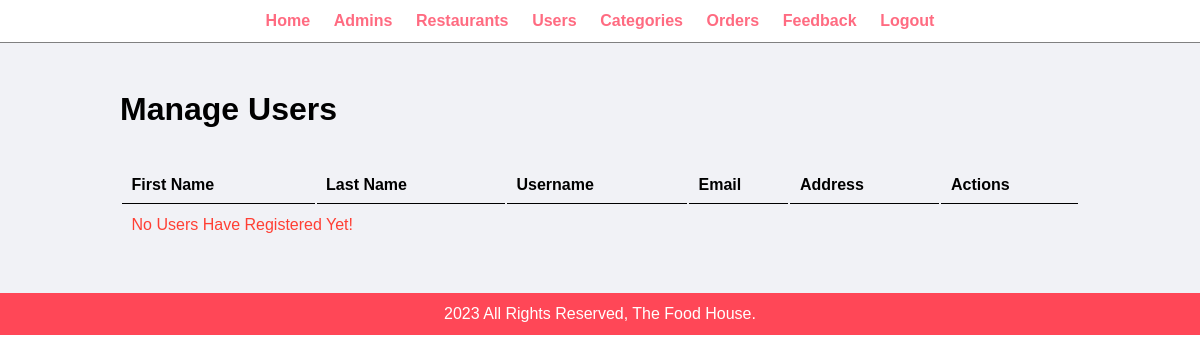
The app's page /admin/manage-users.php (signed in), older data.
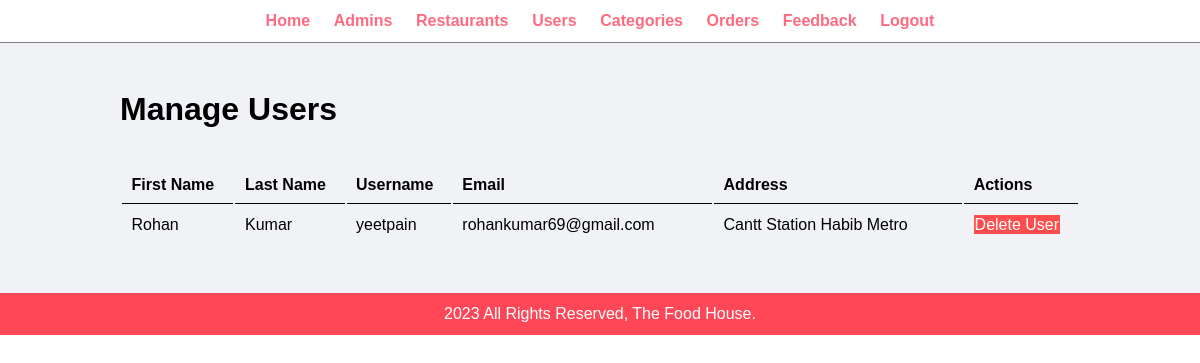
The same page, newer data.
### tables this page shows
CREATE TABLE `tbl_users` (
  `user_id` int(10) UNSIGNED NOT NULL,
  `F_Name` varchar(100) NOT NULL,
  `L_Name` varchar(100) NOT NULL,
  `username` varchar(100) NOT NULL,
  `email` varchar(255) NOT NULL,
  `password` varchar(255) NOT NULL,
  `phone_no` varchar(255) NOT NULL,
  `address` varchar(255) NOT NULL
);

### admin/manage-users.php (the view, shortened to what this page needs)
<?php include ('partials/menu.php') ?>
    <div class="main-content">
        <div class="wrapper">
            <h1>Manage Users</h1>
            <br><br>
            <table class="tbl-full">
                <th>First Name</th>
                <th>Last Name</th>
                <th>Username</th>
                <th>Email</th>
                <th>Address</th>
                <th>Actions</th>
                <?php
                    $sql = "SELECT * FROM tbl_users";
                    $result = mysqli_query($conn, $sql);
                    if(mysqli_num_rows($result) > 0) {
                        while ($row = mysqli_fetch_assoc($result)) {
                            $id = $row['user_id'];
                            $fname = $row['F_Name'];
                            $lname = $row['L_Name'];
                            $username = $row['username'];
                            $email = $row['email'];
                            $addr = $row['address'];
                            echo "<tr>
                                <td>$fname</td>
                                <td>$lname</td>
                                <td>$username</td>
                                <td>$email</td>
                                <td>$addr</td>
                                <td>
                                    <a href='delete-user.php?id=$id' class='btn-danger'>Delete User</a>
                                </td>
                            ";
                        }
                    }
                    else{
                        echo "<tr><td colspan='6' class='error'>No Users Have Registered Yet!</td></tr>";
                    }
                ?>
            </table>
        </div>
    </div>
<?php include ('partials/footer.php') ?>

Row changes from the older to the newer data that the page shows:
added tbl_users: F_Name "Rohan", L_Name "Kumar", username "yeetpain", email "rohankumar69@gmail.com", address "Cantt Station Habib Metro"
Text that changed along with them:
text no longer shown: "No Users Have Registered Yet!"
